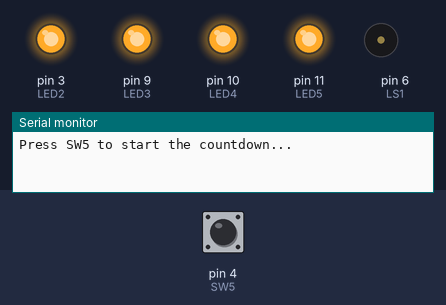
Recording of a sketch running on a simulated Arduino Uno, built with avr-gcc and run on an emulated ATmega328P. Shown: output pins drawn as LEDs (lit = HIGH), buzzer (waves = sounding), the last lines printed to the serial monitor. The inputs (shaded band) are chosen by the test bench; at power-on: pin 4 (SW5) HIGH. Pins used as bus, display or sensor lines are not drawn.

Above: at 3.1 s.
3.2 s: pin 4 (SW5) pulled LOW for 0.15 s
At 4.1 s:
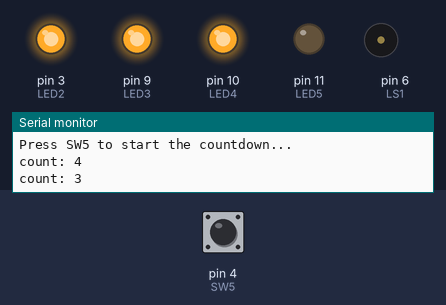
At 6.9 s:
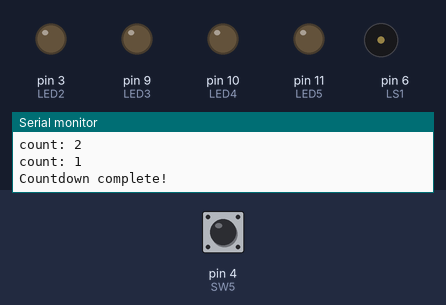
Timing chart, 0 to 8.4 s (numbered marks = the images above; inputs shaded):
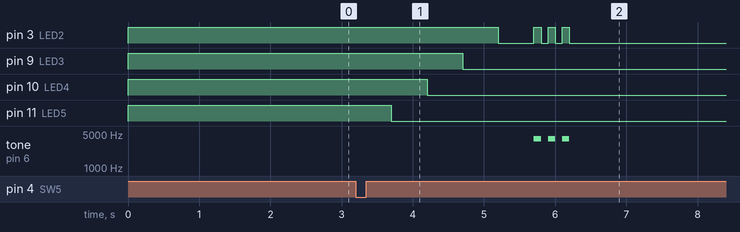

The sketch:

Activity_B06_Conditional_Loops.ino
```cpp
/* ================================================================================
Beginner Activity 6: Conditional Loops [Activity_B06_Conditional_Loops]
Version: 1.2
Updated: September 9, 2026

Platform: mirobo.tech ARPS-2 circuit (any configuration)
Requires: ARPS2.h header file
=================================================================================*/
// IMPORTANT: Make sure that ARPS2.h is accessible as a tab in this project.
#include "ARPS2.h"      // Define ARPS-2 I/O devices

// ---- Program Constants ----------------
const int FLASH_DELAY = 100;
const int COUNT_DELAY = 500;

// ---- Program Variables ----------------
bool SW5_pressed = false;
int count = 0;

void setup()
{
    // Configure Arduino UNO status LED as output
    pinMode(LED_BUILTIN, OUTPUT);
    digitalWrite(LED_BUILTIN, HIGH);    // Status LED on

    // Configure ARPS-2 LEDs as outputs
    pinMode(LED2, OUTPUT);
    pinMode(LED3, OUTPUT);
    pinMode(LED4, OUTPUT);
    pinMode(LED5, OUTPUT);

    // Configure ARPS-2 pushbuttons as inputs
    // NOTE: Arduino UNO Rev 3 users should comment out the SW2 and SW3
    // lines below, since these pins are shared with the USB serial port.
    pinMode(SW2, INPUT_PULLUP);
    pinMode(SW3, INPUT_PULLUP);
    pinMode(SW4, INPUT_PULLUP);
    pinMode(SW5, INPUT_PULLUP);

    digitalWrite(LED2, HIGH);
    digitalWrite(LED3, HIGH);
    digitalWrite(LED4, HIGH);
    digitalWrite(LED5, HIGH);

    Serial.begin(9600);                 // Initialize serial output for debugging
    delay(2000);                        // Give the Serial Monitor time to connect

    // Wait for SW5 to start the countdown
    Serial.println("Press SW5 to start the countdown...");
    while (!SW5_pressed)
    {
        digitalWrite(LED_BUILTIN, !digitalRead(LED_BUILTIN));   // Toggle status LED
        delay(FLASH_DELAY);
        SW5_pressed = (digitalRead(SW5) == LOW);
    }

    // Set status LED and starting count
    digitalWrite(LED_BUILTIN, HIGH);
    count = 4;

    // Count down using LEDs
    while (count > 0)
    {
        if (count >= 4)
            digitalWrite(LED5, HIGH);
        else
            digitalWrite(LED5, LOW);
        if (count >= 3)
            digitalWrite(LED4, HIGH);
        else
            digitalWrite(LED4, LOW);
        if (count >= 2)
            digitalWrite(LED3, HIGH);
        else
            digitalWrite(LED3, LOW);
        if (count >= 1)
            digitalWrite(LED2, HIGH);
        else
            digitalWrite(LED2, LOW);
        Serial.print("count: ");
        Serial.println(count);
        delay(COUNT_DELAY);
        count--;
    }

    // Countdown finished
    Serial.println("Countdown complete!");
    digitalWrite(LED2, LOW);
    delay(COUNT_DELAY);

    // Beep and blink LED three times
    digitalWrite(LED2, HIGH);
    tone(LS1, 4000, FLASH_DELAY);
    delay(FLASH_DELAY);
    digitalWrite(LED2, LOW);
    delay(FLASH_DELAY);
    digitalWrite(LED2, HIGH);
    tone(LS1, 4000, FLASH_DELAY);
    delay(FLASH_DELAY);
    digitalWrite(LED2, LOW);
    delay(FLASH_DELAY);
    digitalWrite(LED2, HIGH);
    tone(LS1, 4000, FLASH_DELAY);
    delay(FLASH_DELAY);
    digitalWrite(LED2, LOW);
    delay(FLASH_DELAY);
}

void loop()
{
    // Program completes in setup() for this activity.
    // See GE 4 to learn how to restructure this using loop().
}


/* ================================================================================
Guided Exploration
================================================================================

Every program written so far has relied on the loop() function running
forever.

A while loop is another kind of loop. Its condition can be any expression
that evaluates to true or false, and the loop will keep running only as long
as that expression remains true. This means a loop can exit when something
happens, or when a value reaches a target. Choosing the right loop condition
is an important part of program design, and this activity explores different
options and when each one is most useful.

--------------------------------------------------------------------------------
GE 1 - Two while loop conditions
--------------------------------------------------------------------------------

This program uses two while loops, each with a different condition.
The first one:

Example code:

while (!SW5_pressed)

...keeps running as long as SW5 is NOT pressed. The loop body toggles
the status LED to let the user know the program is waiting. As soon as
SW5 is pressed, SW5_pressed becomes true, !SW5_pressed becomes false,
and the loop exits.

The second loop:

Example code:

while (count > 0)

...keeps running as long as 'count' is greater than zero. Each
iteration of the loop decreases 'count' by 1, so the loop will exit
after exactly four iterations.

There is an important difference between these two loops. Can you
describe what that difference is? Which one could you predict the
exact number of iterations for before the program runs, and which one
couldn't you? What does this tell you about when each type of
condition is most useful?

--------------------------------------------------------------------------------
GE 2 - Initialize, check, update
--------------------------------------------------------------------------------

The variable 'count' plays three roles in the countdown loop: it is
set to a starting value before the loop begins, it is checked in the
loop's condition on every iteration, and it is changed inside the
loop body. This combination - initialize, check, update - is the
standard pattern for a loop control variable.

Look at the countdown loop and identify where each of these three
things happens:

Example code:

count = 4;              // Initialize
while (count > 0)       // Check
{
    ...
    count--;            // Update
}

What would happen if the 'count--;' line were missing? Try removing
it from your program and running it. What do you observe? Why does
this happen? Open the Serial Monitor to observe the output, then
press the reset button to stop the program and restore the line
before continuing.

--------------------------------------------------------------------------------
GE 3 - The SW5 wait loop's control variable
--------------------------------------------------------------------------------

The SW5 wait loop doesn't count, but still needs to initialize,
check, and update a variable to either continue looping or exit. Look
at the loop and identify what variable it uses, where it gets
initialized, where it is checked, and where it is updated as the loop
runs.

--------------------------------------------------------------------------------
GE 4 - Code after a loop
--------------------------------------------------------------------------------

Notice that the program has code between and after the two main while
loops. The 'digitalWrite(LED_BUILTIN, HIGH)' line runs after the SW5
wait loop exits but before the countdown loop begins, and the
countdown-complete signal runs only after both loops have finished.

You may have noticed that this program places all its code in setup()
rather than loop(), with a comment in loop() explaining why. This
works for a program that runs once and stops, but most microcontroller
programs need to keep running forever.

Modify the program to move all the code from setup() into loop(), so
that after the countdown finishes and the done signal plays, the
program resets and waits for SW5 to be pressed again. What variable
needs to be reset at the start of each loop() cycle, and why?

--------------------------------------------------------------------------------
GE 5 - Three ways to write a wait condition
--------------------------------------------------------------------------------

The 'while (!SW5_pressed)' loop in this program is a common and
useful pattern - a loop that simply waits until something happens
before allowing the program to continue. It can be used any time a
program needs to pause at a specific point until a condition is met.

You have also seen '!' used in if conditions in Activity 5. In both
cases, '!' inverts the truth value of whatever follows it.

Here are three equivalent ways to write the same wait loop:

Example code:

while (!SW5_pressed)                // While SW5 is NOT pressed
while (SW5_pressed == false)        // Same thing, more verbose
while (digitalRead(SW5) != LOW)     // Reading the pin directly

All three do the same thing. The third option reads the hardware pin
directly rather than using a named variable - notice that it requires
you to know whether the switch is active-low or active-high, while
the first two options hide that detail behind a meaningful name.
Which do you find most readable, and why? What does your answer tell
you about the value of meaningful variable names?

--------------------------------------------------------------------------------
GE 6 - Debug output speed
--------------------------------------------------------------------------------

The Serial.print() statements in this program reveal what is
happening inside the loops in the Serial Monitor. Run the program and
observe the output as the countdown progresses.

Add a Serial.println() statement inside the 'while (!SW5_pressed)'
loop to show that the waiting loop is running. What do you observe
about how quickly the messages appear compared to the countdown
loop's messages? What accounts for the difference in speed?

--------------------------------------------------------------------------------
GE 7 - Infinite loops
--------------------------------------------------------------------------------

A conditional loop whose condition never becomes false will run
forever. This is sometimes called an infinite loop, and is usually
the result of a bug rather than intentional design.

The countdown loop exits because 'count--' eventually makes 'count'
reach zero. But what if the condition were 'while (count != 0)' and
count started at an odd number and decreased by 2 each iteration?
Would the loop ever exit? Try it:

Example code:

count = 5;
while (count != 0)
{
    Serial.print("count: ");
    Serial.println(count);
    delay(COUNT_DELAY);
    count -= 2;
}

What happens? Why? What would be a safer condition to use here? Open
the Serial Monitor to observe the output, press the reset button to
stop the program, then change the condition to 'while (count > 0)'
and verify that it now exits correctly.

Arduino C also has a 'do-while' loop variant that guarantees the loop
body runs at least once before the condition is checked - unlike a
regular while loop, which may never execute at all if the condition
starts out false. It looks like this:

Example code:

do
{
    // This always runs at least once
} while (condition);

A do-while is useful when you need to perform an action before you
can evaluate whether to continue - for example, reading a sensor once
before deciding whether to keep reading.


================================================================================
Extension Activities
================================================================================

These activities use conditional loops as a core structural tool. As
you write each program, think carefully about what the loop's exit
condition should be before you start coding - the condition is a
design decision that determines when the program moves on, and
getting it right is just as important as getting the code inside the
loop right.

--------------------------------------------------------------------------------
EA 1 - Refactor the beep-blink pattern
--------------------------------------------------------------------------------

Look at the 'Beep and blink LED three times' section at the end of
the program. It works, but the three repetitions have been written
out manually, which is not ideal and would become impractical if you
wanted five or ten repetitions instead of three.

Replace the three manual repetitions with a single while loop that
produces the same beep-and-blink pattern exactly three times. You
will need a loop control variable to count the repetitions and an
exit condition that stops the loop after the third one.

What is the minimum number of lines your while loop solution
requires? How does it compare in length to the manual version?

--------------------------------------------------------------------------------
EA 2 - Press-and-release detection
--------------------------------------------------------------------------------

Write a program that waits in a loop for SW4 to be pressed, then
waits in a second loop for SW4 to be released, then lights LED2 to
indicate the button was pressed and released. Use Serial.println() to
show each phase - waiting for a press, waiting for release, and done.

Edge detection from Activity 5 catches the moment a button transitions
from not pressed to pressed, but it does so by comparing the current
and previous loop states on every cycle. This press-and-release
approach is different - it explicitly waits in a dedicated loop for
each transition to complete before moving on. When might one approach
be preferred over the other?

--------------------------------------------------------------------------------
EA 3 - Input then output
--------------------------------------------------------------------------------

Write a program that uses a conditional loop to flash LED2 a number
of times equal to the number of times SW4 was pressed before SW5 was
pressed. The program should:

 - Wait in a loop for button presses, counting SW4 presses using edge
   detection and flashing LED2 momentarily on each press
 - Exit the waiting loop when SW5 is pressed
 - Flash LED3 once for each press that was counted, with a short
   pause between each flash

This structure - an input phase that collects data in one loop,
followed by an output phase that acts on that data in a second loop -
is a useful pattern in many programs.

--------------------------------------------------------------------------------
EA 4 - Reaction timer
--------------------------------------------------------------------------------

Create a reaction timer program. The program should:

 - Display a brief 'get ready' signal by lighting LED2
 - Wait for a random delay between 2 and 5 seconds before lighting
   LED3 as the 'go' signal (use the hint below)
 - Wait in a loop for SW4 to be pressed, using a fixed delay(10)
   inside the loop so each iteration takes a known 10ms - this makes
   the iteration count a reliable measure of elapsed time
 - Display the result by lighting a different combination of LEDs
   depending on whether the count was low (fast), medium, or high
 - Use Serial.print() to show the exact iteration count in the Serial
   Monitor

Hint: Arduino's random number generator can produce a random integer
in a range like this:

Example code:

randomSeed(millis());               // Seed using elapsed time since boot
long delay_ms = random(2000, 5001); // Random value between 2000-5000
delay(delay_ms);

--------------------------------------------------------------------------------
EA 5 - Rapid-clicker with a while loop
--------------------------------------------------------------------------------

Re-create the two-player rapid-clicker game from Activity 5's
Rapid-Clicker Project, but replace the 'if (game_active)' block with
a conditional while loop. The game loop should keep running while
neither player has reached MAX_COUNT. When the loop exits, determine
the winner and light the appropriate LED.

How does restructuring the game around a while loop change the
program compared to the Activity 5 version? Is the logic clearer or
less clear? What are the trade-offs?

--------------------------------------------------------------------------------
Project: Combination Lock
--------------------------------------------------------------------------------

Looking for a bigger challenge that pulls these ideas together?
B06_Combination_Lock_Project is a separate, open-ended project
file that asks you to build a button-sequence lock, using a step
counter and conditional loops from this activity's examples. The
project is provided as a skeleton with TODOs, making it a good next
step to build confidence and design projects yourself.

*/
```

Source omitted: ARPS2.h (10075 bytes)

Measured:
- after the input at 3.2 s, pin 3 (LED2): HIGH → LOW after 2.0 s, then repeats every 0.20 s: HIGH 0.10 s, LOW 0.10 s, until it stays LOW from 6.2 s; pin 9 (LED3): HIGH → LOW after 1.5 s
